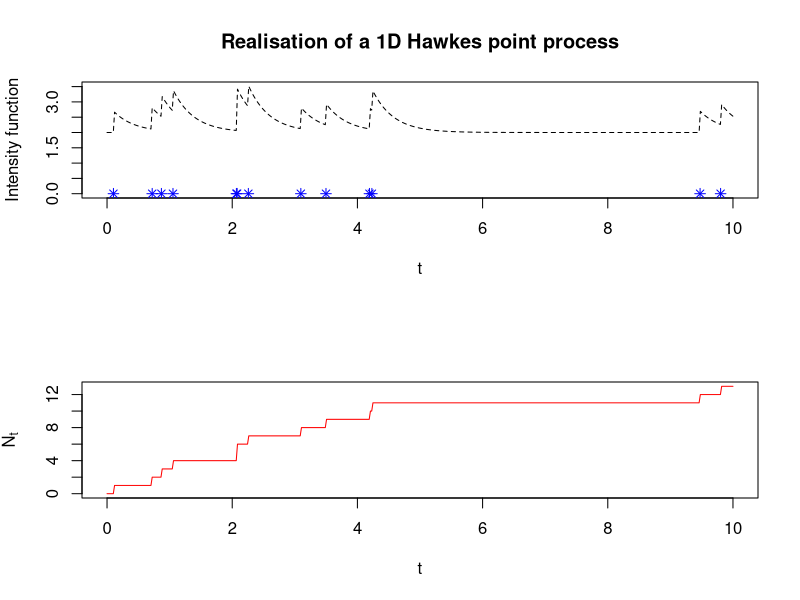
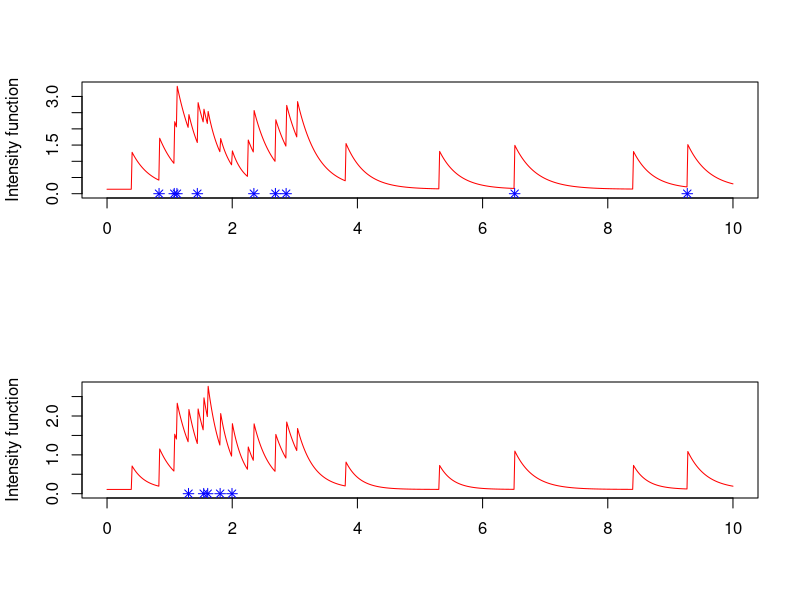
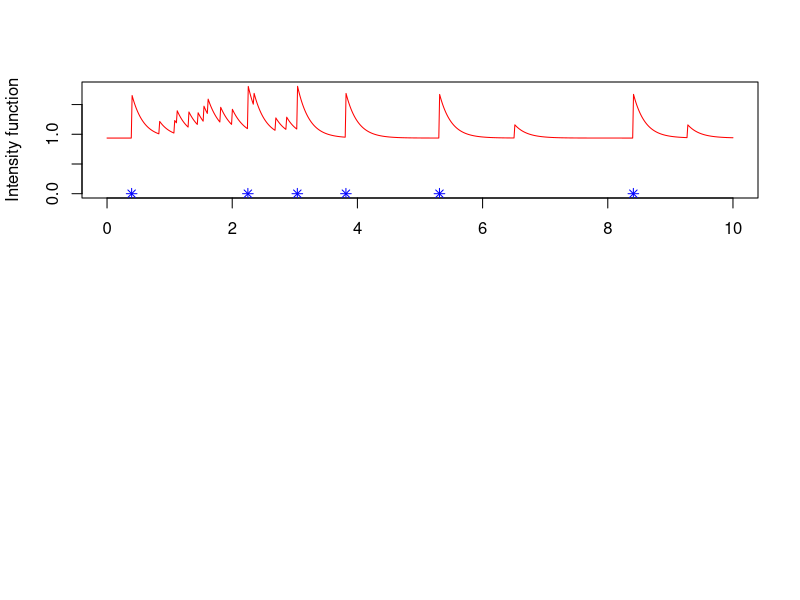

Write the R code that produced these figures, in order.
###### 1D Hawkes process simulation 

T_tot = 10

exp_kernel_function = function(t, alpha = 1, beta = 1){ # Exponentially decreasing kernel
  return(alpha * exp(-beta*t) * (t>0))
}

base_rate = 2
alpha = 0.7
beta = 3

time_points = c()
s=0
while(s < T_tot){
  lambda = base_rate + sum(exp_kernel_function(s-time_points, alpha = alpha, beta = beta))
  u = runif(1)
  w = -log(u)/lambda # Exponentially distributed waiting time with rate lambda
  s = s+w
  test = runif(1)
  if (test*lambda < base_rate + sum(exp_kernel_function(s-time_points, alpha = alpha, beta = beta))){
    time_points = c(time_points, s)
  }
}

time_points = time_points[time_points <= T_tot]

t = seq(0, 10, length.out = 500)
lambda_t = c()
for (t_i in t){
  l = base_rate
  for (t_event in time_points){
    l = l + exp_kernel_function(t_i - t_event, alpha = alpha, beta = beta)
  }
  lambda_t = c(lambda_t, l)
}

N_t = matrix(0, ncol = length(t))
for (point in time_points){
  N_t = N_t + as.numeric(point < t)
}


par(mfrow = c(2,1))
plot(t, lambda_t, type = 'l', lty = 'dashed', ylim = c(0, max(lambda_t)), main = "Realisation of a 1D Hawkes point process", xlab = "t", ylab = "Intensity function")
points(time_points, rep(0, length(time_points)), col = 'blue', pch = 8)

plot(t, N_t, col = "red", type = 'l', xlab = "t", ylab = expression(N[t]))

###### 2D Hawkes process simulation 

kernel_function = function(t, alpha, beta){
  return(alpha * exp(-beta * t) * (t>0))
}

d = 3

T_tot = 10

base_rate = matrix(data = abs(rnorm(d)), nrow = d)
alpha = matrix(data = abs(rnorm(d^2, mean = 0.5)), nrow = d)
beta = matrix(data = abs(rnorm(d^2, mean = 5)), nrow = d)

print(base_rate)
print(alpha)
print(beta)

time_points = vector("list", 2)
for (i in 1:d){
  time_points[[i]] = numeric(0)
}

s = 0

while (s<T_tot){
  print(s)
  lambda = rep(0, d)
  for (m in 1:d){
    lambda[m] = base_rate[m] 
    for (n in 1:d){
      lambda[m] = lambda[m] + sum(kernel_function(s-time_points[[n]], alpha = alpha[m,n], beta = beta[m,n])) #+ sum(alpha[m, n] * exp(-beta[m, n] * (s-time_points[[n]]))) 
    }
  }
  lambda0 = sum(lambda)
  print(paste0("lambda =", lambda0))
  u = runif(1)
  w = -log(u)/lambda0
  s = s + w
  test = runif(1)
  lambda_test = rep(0, d)
  for (m in 1:d){
    lambda_test[m] = base_rate[m] 
    for (n in 1:d){
      lambda_test[m] = lambda_test[m] + sum(kernel_function(s-time_points[[n]], alpha = alpha[m,n], beta = beta[m,n])) #+ sum(alpha[m, n] * exp(-beta[m, n] * (s-time_points[[n]]))) 
    }
  }
  if (test * lambda0 <= sum(lambda_test)){
    k = 1
    while (test * lambda0 > sum(lambda_test[1:k])){
      k = k+1
    }
    time_points[[k]] = c(time_points[[k]], s)
  }
}

time_points = sapply(time_points, function(x) x[x<=T_tot])
N = 750
t = seq(0, T_tot, length.out = N)

lambda_t = matrix(NA, nrow = d, ncol = N)

for (i in 1:N){
  lambda = rep(0, d)
  for (m in 1:d){
    lambda[m] = base_rate[m] 
    for (n in 1:d){
      lambda[m] = lambda[m] + sum(kernel_function(t[i]-time_points[[n]], alpha = alpha[m,n], beta = beta[m,n])) #+ sum(alpha[m, n] * exp(-beta[m, n] * (s-time_points[[n]]))) 
    }
  }
  lambda_t[,i]= lambda
}

for (i in 1:d){
  plot(t, lambda_t[i,], type = 'l', col = 'red', ylim = c(0, max(lambda_t[i,])), xlab = "", ylab = "Intensity function")
  points(time_points[[i]], rep(0, length(time_points[[i]])), col = "blue", pch = 8)
}




